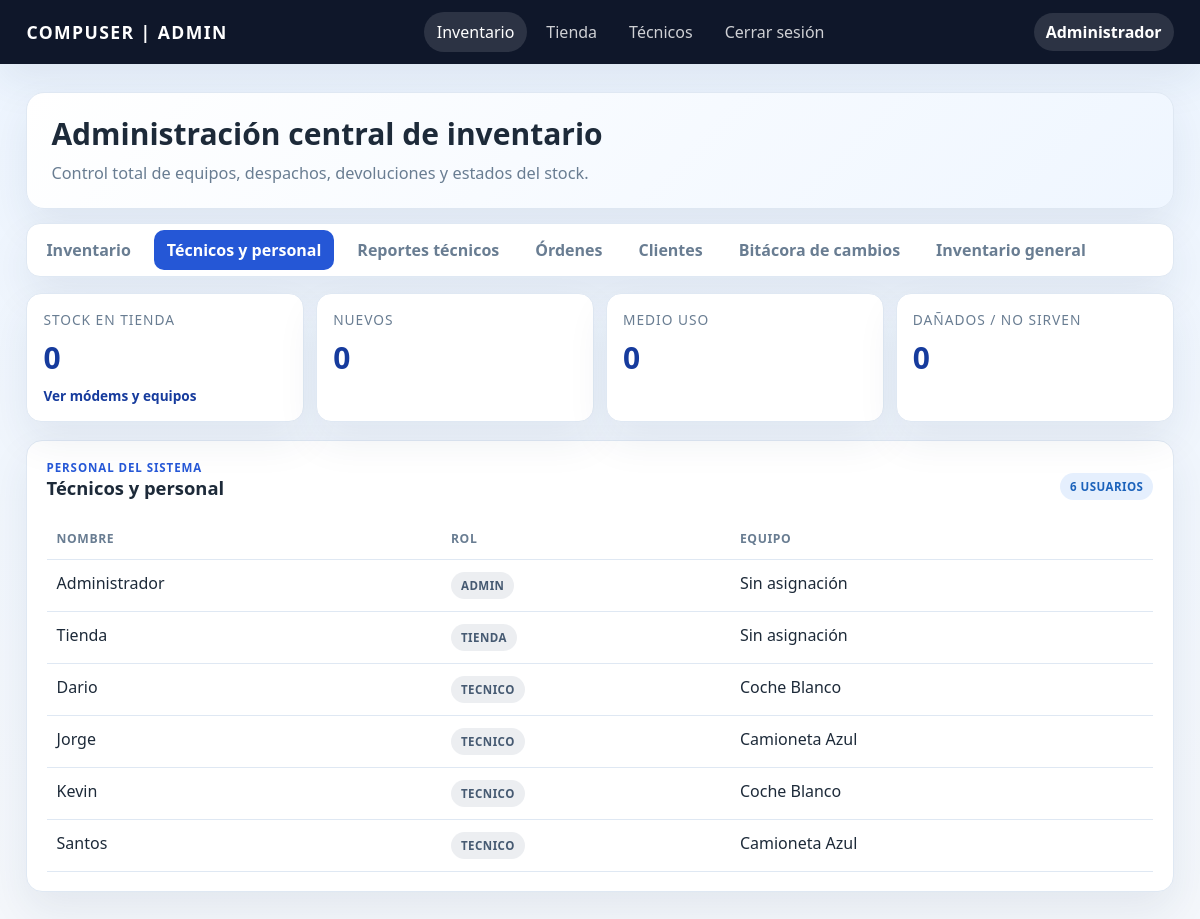
The page /admin.php?tab=personal (signed in) on the database as committed earlier.
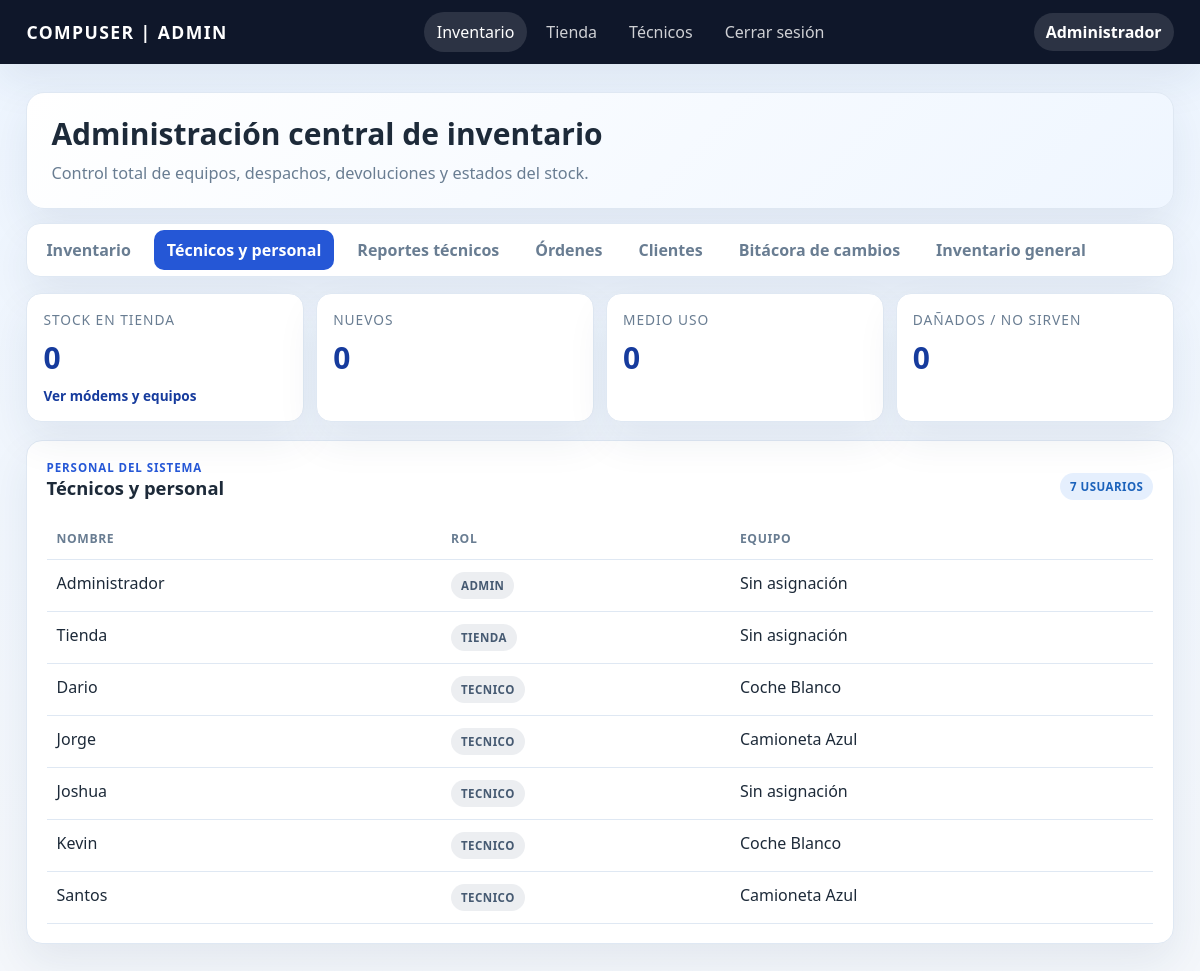
The same page on the database as committed later.
### tables this page shows
CREATE TABLE IF NOT EXISTS usuarios (
    id INT AUTO_INCREMENT PRIMARY KEY,
    usuario VARCHAR(100) NOT NULL UNIQUE,
    nombre VARCHAR(150) NOT NULL,
    rol ENUM('admin', 'tienda', 'tecnico') NOT NULL,
    equipo VARCHAR(150) DEFAULT NULL,
    password VARCHAR(255) NOT NULL,
    activo TINYINT(1) DEFAULT 1,
    created_at TIMESTAMP DEFAULT CURRENT_TIMESTAMP
);

### admin.php (called while the page is built)
<?php
require __DIR__ . '/backend/controllers/admin.php';
require __DIR__ . '/frontend/views/admin.php';

### backend/controllers/admin.php (called while the page is built, shortened)
<?php
require dirname(__DIR__, 2) . '/config/database.php';
require dirname(__DIR__, 2) . '/includes/functions.php';
$usuarios = getUsuarios($pdo);
$pestana = $_GET['tab'] ?? 'inventario';
?>

### includes/functions.php (called while the page is built, shortened)
<?php
function getUsuarios(PDO $pdo, ?string $rol = null): array
{
    $stmt = $pdo->query('SELECT * FROM usuarios ORDER BY rol, nombre ASC');
    return $stmt->fetchAll();
}
function badgeClass(string $estado): string
{
    $map = [
        'disponible' => 'success',
        'asignado' => 'primary',
        'en_reparacion' => 'warning',
        'retirado' => 'dark',
        'dado_baja' => 'danger',
        'nuevo' => 'success',
        'revision' => 'warning',
        'medio_uso' => 'info',
        'recogido' => 'secondary',
        'no_serve' => 'danger',
        'danado' => 'danger',
        'dañado' => 'danger',
        'pendiente' => 'warning',
        'en_proceso' => 'primary',
        'completado' => 'success',
        'cancelado' => 'dark',
        'portado' => 'primary',
        'utilizado' => 'success',
        'no_utilizado' => 'secondary',
        'falla' => 'danger',
        'devuelto' => 'info',
    ];
    return $map[$estado] ?? 'secondary';
}

### frontend/views/admin.php (the view, shortened to what the changed rows need)
<!DOCTYPE html>
<html lang="es">
<head>
    <link rel="stylesheet" href="frontend/assets/css/style.css">
</head>
<body>
    <div class="page-shell">
        <div class="container">
            <section class="hero">
                <h1>Administración central de inventario</h1>
            </section>
            <?php if ($pestana === 'inventario'): ?>
            <div class="content-grid">
                <div class="card">
                    <h3><?php echo $equipoEditar ? 'Editar equipo' : 'Agregar equipo'; ?></h3>
                    <form method="POST" id="adminEquipmentForm">
                        <?php if ($equipoEditar): ?>
                            <input type="hidden" name="id" value="<?php echo (int)$equipoEditar['id']; ?>">
                        <?php endif; ?>
                        <div class="form-grid">
                            <label>
                                <span>Tipo</span>
                                <select name="tipo" required>
                                    <option value="">Seleccione</option>
                                    <option value="Modem GPON" <?php echo ($equipoEditar && $equipoEditar['tipo'] === 'Modem GPON') ? 'selected' : ''; ?>>Modem GPON</option>
                                    <option value="Modem EPON" <?php echo ($equipoEditar && $equipoEditar['tipo'] === 'Modem EPON') ? 'selected' : ''; ?>>Modem EPON</option>
                                    <option value="Caja de empalme" <?php echo ($equipoEditar && $equipoEditar['tipo'] === 'Caja de empalme') ? 'selected' : ''; ?>>Caja de empalme</option>
                                    <option value="Caja NAP 8" <?php echo ($equipoEditar && $equipoEditar['tipo'] === 'Caja NAP 8') ? 'selected' : ''; ?>>Caja NAP 8</option>
                                    <option value="Caja NAP 16" <?php echo ($equipoEditar && $equipoEditar['tipo'] === 'Caja NAP 16') ? 'selected' : ''; ?>>Caja NAP 16</option>
                                    <option value="Empalmadora" <?php echo ($equipoEditar && $equipoEditar['tipo'] === 'Empalmadora') ? 'selected' : ''; ?>>Empalmadora</option>
                                    <option value="Otros" <?php echo ($equipoEditar && $equipoEditar['tipo'] === 'Otros') ? 'selected' : ''; ?>>Otros</option>
                                </select>
                            </label>
                            <label>
                                <span>Marca</span>
                                <?php $marcasModem = ['Huawei', 'TP-Link', 'Telmex', 'Nokia', 'V-SOL', 'Otros']; ?>
                                <select name="marca" data-modem-brand>
                                    <option value="">Seleccione marca</option>
                                    <?php if (!empty($equipoEditar['marca']) && !in_array($equipoEditar['marca'], $marcasModem, true)): ?>
                                        <option value="<?php echo htmlspecialchars($equipoEditar['marca'], ENT_QUOTES); ?>" selected><?php echo htmlspecialchars($equipoEditar['marca']); ?></option>
                                    <?php endif; ?>
                                    <?php foreach ($marcasModem as $marcaModem): ?>
                                        <option value="<?php echo htmlspecialchars($marcaModem, ENT_QUOTES); ?>" <?php echo (($equipoEditar['marca'] ?? '') === $marcaModem) ? 'selected' : ''; ?>><?php echo htmlspecialchars($marcaModem); ?></option>
                                    <?php endforeach; ?>
                                </select>
                            </label>
                            <label>
                                <span>Modelo</span>
                                <input type="text" name="modelo" value="<?php echo htmlspecialchars($equipoEditar['modelo'] ?? ''); ?>">
                            </label>
                            <label>
                                <span>Condición</span>
                                <select name="condicion">
                                    <option value="nuevo" <?php echo ($equipoEditar && $equipoEditar['condicion'] === 'nuevo') ? 'selected' : ''; ?>>Nuevo</option>
                                    <option value="medio_uso" <?php echo ($equipoEditar && $equipoEditar['condicion'] === 'medio_uso') ? 'selected' : ''; ?>>Medio uso</option>
                                    <option value="recogido" <?php echo ($equipoEditar && $equipoEditar['condicion'] === 'recogido') ? 'selected' : ''; ?>>Recogido</option>
                                    <option value="no_serve" <?php echo ($equipoEditar && $equipoEditar['condicion'] === 'no_serve') ? 'selected' : ''; ?>>No sirve</option>
                                    <option value="danado" <?php echo ($equipoEditar && $equipoEditar['condicion'] === 'danado') ? 'selected' : ''; ?>>Dañado</option>
                                </select>
                            </label>
                            <label>
                                <span>Estado</span>
                                <select name="estado">
                                    <option value="disponible" <?php echo ($equipoEditar && $equipoEditar['estado'] === 'disponible') ? 'selected' : ''; ?>>Disponible</option>
                                    <option value="asignado" <?php echo ($equipoEditar && $equipoEditar['estado'] === 'asignado') ? 'selected' : ''; ?>>Asignado</option>
                                    <option value="en_reparacion" <?php echo ($equipoEditar && $equipoEditar['estado'] === 'en_reparacion') ? 'selected' : ''; ?>>En reparación</option>
                                    <option value="retirado" <?php echo ($equipoEditar && $equipoEditar['estado'] === 'retirado') ? 'selected' : ''; ?>>Retirado</option>
                                    <option value="dado_baja" <?php echo ($equipoEditar && $equipoEditar['estado'] === 'dado_baja') ? 'selected' : ''; ?>>Dado de baja</option>
                                </select>
                            </label>
                            <label>
                                <span>Ubicación</span>
                                <input type="text" name="ubicacion" value="<?php echo htmlspecialchars($equipoEditar['ubicacion'] ?? ''); ?>">
                            </label>
                            <label>
                                <span>Número serial</span>
                                <div class="serial-scanner-wrap">
                                    <input type="text" name="serial" id="serialInputAdmin" value="<?php echo htmlspecialchars($equipoEditar['serial'] ?? ''); ?>" data-modem-serial autocomplete="off">
                                    <button type="button" class="btn btn-secondary" data-scan-target="serialInputAdmin">Escanear</button>
                                    <input type="file" accept="image/*" capture="environment" class="scan-file-input" data-scan-file-target="serialInputAdmin" hidden>
                                    <button type="button" class="btn btn-secondary scan-file-trigger" data-scan-file-trigger="serialInputAdmin">Desde foto</button>
                                </div>
                                <small class="modem-detection-result" data-modem-detection-result aria-live="polite">Conecta el lector USB y escanea el código en este campo para detectar el fabricante.</small>
                            </label>
                        </div>
                        <label>
                            <span>Observaciones</span>
                            <textarea name="observaciones"><?php echo htmlspecialchars($equipoEditar['observaciones'] ?? ''); ?></textarea>
                        </label>
                        <?php if ($equipoEditar): ?>
                            <button type="submit" name="actualizar_equipo" class="btn btn-success">Guardar cambios</button>
                            <a href="admin.php" class="btn btn-secondary">Cancelar</a>
                        <?php else: ?>
                            <button type="submit" name="guardar_equipo" class="btn btn-primary">Agregar equipo</button>
                        <?php endif; ?>
                    </form>
                </div>
            </div>
            <?php elseif ($pestana === 'personal'): ?>
            <div class="card personnel-panel">
                <div class="orders-toolbar">
                    <div>
                        <span class="eyebrow">Personal del sistema</span>
                        <h3>Técnicos y personal</h3>
                    </div>
                    <span class="badge info"><?php echo count($usuarios); ?> usuarios</span>
                </div>
                <div class="table-wrap">
                    <table class="table">
                        <thead>
                            <tr>
                                <th>Nombre</th>
                                <th>Rol</th>
                                <th>Equipo</th>
                            </tr>
                        </thead>
                        <tbody>
                            <?php foreach ($usuarios as $usuario): ?>
                                <tr>
                                    <td><?php echo htmlspecialchars($usuario['nombre']); ?></td>
                                    <td><span class="badge <?php echo badgeClass($usuario['rol']); ?>"><?php echo htmlspecialchars($usuario['rol']); ?></span></td>
                                    <td><?php echo htmlspecialchars($usuario['equipo'] ?: 'Sin asignación'); ?></td>
                                </tr>
                            <?php endforeach; ?>
                        </tbody>
                    </table>
                </div>
            </div>
            <?php endif; ?>
        </div>
    </div>
</body>
</html>

Rows that differ between the two databases and show on the page:
added usuarios: nombre "Joshua", rol "TECNICO", equipo "Sin asignación"
Other text that changed with them:
count($usuarios): "6" → "7"
